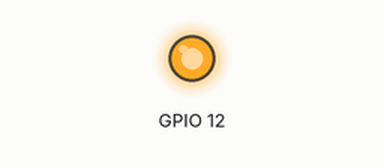
This program was run on a simulated Raspberry Pi (BCM pin numbers). Shown: output pins drawn as LEDs (lit = HIGH). Threads take turns every 2 ms; what the program prints to the terminal is not drawn.

Above: at 1.0 s.
At 3.0 s:
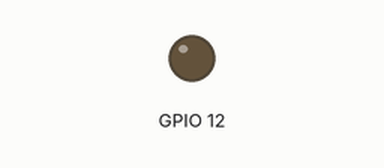
Timing chart, 0 to 5.2 s (numbered marks = the images above):
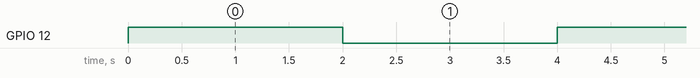

Measured:
- by itself, GPIO 12: alternates HIGH for 2.0 s and LOW for 2.0 s

The program:

checkPin2.py
```python
import RPi.GPIO as GPIO
import time
import threading

# Thiết lập GPIO
GPIO.setmode(GPIO.BCM)
GPIO.setwarnings(False)

# Cài đặt chân 12 là đầu ra
GPIO.setup(12, GPIO.OUT)

# Biến để điều khiển trạng thái LED
led_state = False

def toggle_led():
    global led_state
    while True:
        led_state = not led_state  # Đảo trạng thái
        GPIO.output(12, led_state)  # Cập nhật chân 12
        time.sleep(2)  # Thay đổi trạng thái mỗi 2 giây

def read_led_state():
    while True:
        if GPIO.input(12) == GPIO.HIGH:
            print("LED đang bật")
        else:
            print("LED đang tắt")
        time.sleep(1)

# Tạo và khởi động các luồng
toggle_thread = threading.Thread(target=toggle_led)
read_thread = threading.Thread(target=read_led_state)

toggle_thread.start()
read_thread.start()

try:
    while True:
        time.sleep(1)  # Giữ chương trình chạy

except KeyboardInterrupt:
    print("Dừng chương trình")

finally:
    GPIO.cleanup()
```
